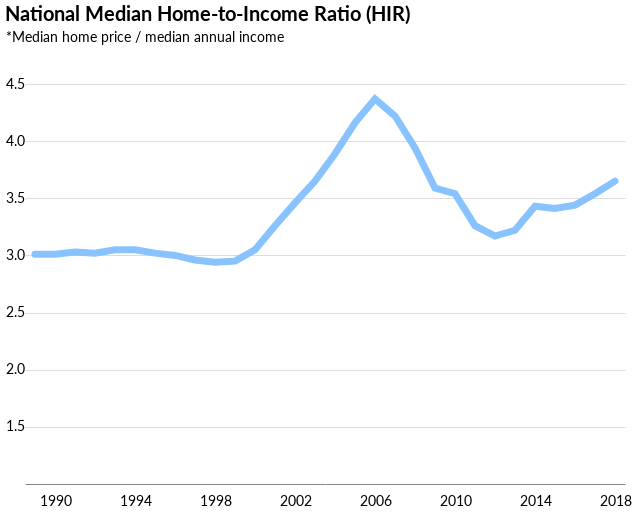

Here is the notebook cell this chart was saved with:
### Markdown cell above
### National Median HIR

### Code cell
natl_med = alt.Chart(nat_hir, title='National Median Home-to-Income Ratio (HIR)'
                    ).mark_line(size=7, strokeCap='round', color='#89c3ff',
                               ).encode(x=alt.X('Year:O', axis=alt.Axis(ticks=False, values=list(range(1990, 2019, 4)))), 
                                        y=alt.Y('HIR', title='*Median home price / median annual income', scale=alt.Scale(domain=[1,4.5]), axis=alt.Axis(values=list(np.arange(1.5,5,.5)), titleY=-40)))
natl_med

### Figure 1 — Vega-Lite specification as saved in the notebook (floating-point values rounded to 4 significant figures)
{"width": 600, "height": 400, "background": "white", "config": {"title": {"fontSize": 20, "anchor": "start", "font": "Lato", "offset": 5}, "axisX": {"grid": false, "labelFont": "Lato", "labelFontSize": 14, "labelAngle": 0, "labelPadding": 10, "ticks": false, "tickSize": 5, "title": null, "titleFont": "Lato", "titleFontSize": 14, "titleFontWeight": "light", "titleY": 30, "titleX": 280}, "axisY": {"grid": true, "gridOpacity": 1, "labelFont": "Lato", "labelFontSize": 14, "labelLimit": 100, "labelAlign": "left", "labelPadding": 20, "ticks": false, "title": null, "titleFont": "Lato", "titleFontWeight": "normal", "titleFontSize": 14, "titleAlign": "left", "titleAngle": 0, "titleY": -20, "titleX": -20, "domainWidth": 0}, "view": {"strokeOpacity": 0}}, "data": {"name": "data-87b93b267e3fd55551225834722f8241"}, "mark": {"type": "line", "color": "#89c3ff", "size": 7, "strokeCap": "round"}, "encoding": {"x": {"type": "ordinal", "axis": {"ticks": false, "values": [1990, 1994, 1998, 2002, 2006, 2010, 2014, 2018]}, "field": "Year"}, "y": {"type": "quantitative", "axis": {"titleY": -40, "values": [1.5, 2.0, 2.5, 3.0, 3.5, 4.0, 4.5]}, "field": "HIR", "scale": {"domain": [1, 4.5]}, "title": "*Median home price / median annual income"}}, "title": "National Median Home-to-Income Ratio (HIR)", "$schema": "https://vega.github.io/schema/vega-lite/v4.0.0.json", "datasets": {"data-87b93b267e3fd55551225834722f8241": [{"Year": 1989, "Med_Home": 87070.0, "Med_Inc": 28906, "HIR": 3.01}, {"Year": 1990, "Med_Home": 90050.0, "Med_Inc": 29943, "HIR": 3.01}, {"Year": 1991, "Med_Home": 91340.0, "Med_Inc": 30126, "HIR": 3.03}, {"Year": 1992, "Med_Home": 92630.0, "Med_Inc": 30636, "HIR": 3.02}, {"Year": 1993, "Med_Home": 95260.0, "Med_Inc": 31241, "HIR": 3.05}, {"Year": 1994, "Med_Home": 98300.0, "Med_Inc": 32264, "HIR": 3.05}, {"Year": 1995, "Med_Home": 102900.0, "Med_Inc": 34076, "HIR": 3.02}, {"Year": 1996, "Med_Home": 106500.0, "Med_Inc": 35492, "HIR": 3.0}, {"Year": 1997, "Med_Home": 109500.0, "Med_Inc": 37005, "HIR": 2.96}, {"Year": 1998, "Med_Home": 114100.0, "Med_Inc": 38885, "HIR": 2.94}, {"Year": 1999, "Med_Home": 120200.0, "Med_Inc": 40696, "HIR": 2.95}, {"Year": 2000, "Med_Home": 128300.0, "Med_Inc": 41990, "HIR": 3.05}, {"Year": 2001, "Med_Home": 137700.0, "Med_Inc": 42228, "HIR": 3.26}, {"Year": 2002, "Med_Home": 146800.0, "Med_Inc": 42409, "HIR": 3.46}, {"Year": 2003, "Med_Home": 157900.0, "Med_Inc": 43318, "HIR": 3.65}, {"Year": 2004, "Med_Home": 172600.0, "Med_Inc": 44334, "HIR": 3.89}, {"Year": 2005, "Med_Home": 192900.0, "Med_Inc": 46326, "HIR": 4.16}, {"Year": 2006, "Med_Home": 210700.0, "Med_Inc": 48201, "HIR": 4.37}, {"Year": 2007, "Med_Home": 211900.0, "Med_Inc": 50233, "HIR": 4.22}, {"Year": 2008, "Med_Home": 198000.0, "Med_Inc": 50303, "HIR": 3.94}, {"Year": 2009, "Med_Home": 178500.0, "Med_Inc": 49777, "HIR": 3.59}, {"Year": 2010, "Med_Home": 174500.0, "Med_Inc": 49276, "HIR": 3.54}, {"Year": 2011, "Med_Home": 163400.0, "Med_Inc": 50054, "HIR": 3.26}, {"Year": 2012, "Med_Home": 161700.0, "Med_Inc": 51017, "HIR": 3.17}, {"Year": 2013, "Med_Home": 172400.0, "Med_Inc": 53585, "HIR": 3.22}, {"Year": 2014, "Med_Home": 184100.0, "Med_Inc": 53657, "HIR": 3.43}, {"Year": 2015, "Med_Home": 192700.0, "Med_Inc": 56516, "HIR": 3.41}, {"Year": 2016, "Med_Home": 203300.0, "Med_Inc": 59039, "HIR": 3.44}, {"Year": 2017, "Med_Home": 216200.0, "Med_Inc": 61136, "HIR": 3.54}, {"Year": 2018, "Med_Home": 230600.0, "Med_Inc": 63179, "HIR": 3.65}]}}
